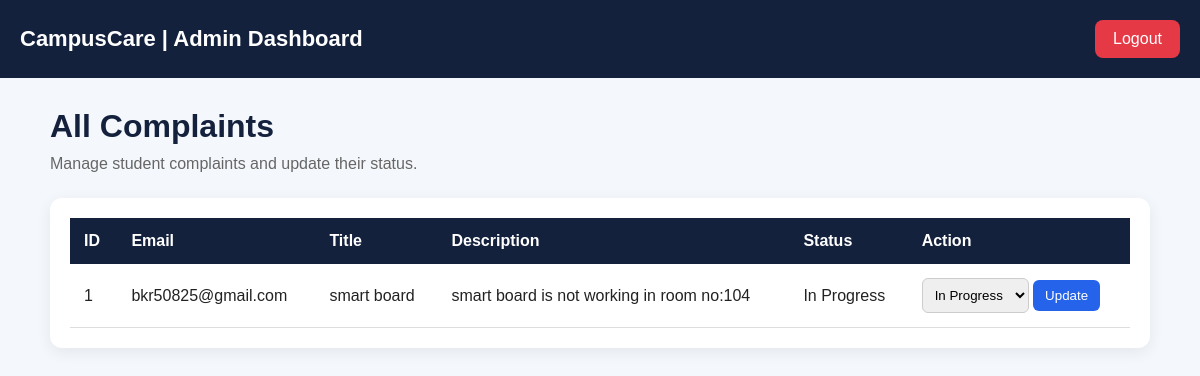
The page /admin_d (signed in) on the database as committed earlier.
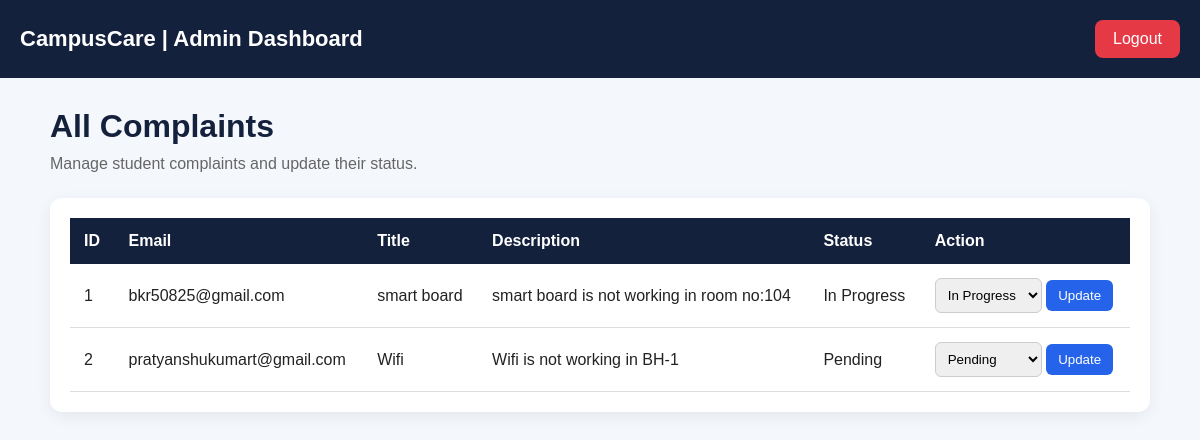
The same page on the database as committed later.
### tables this page shows
CREATE TABLE complaints(
        id INTEGER PRIMARY KEY AUTOINCREMENT,
        email TEXT,
        title TEXT,
        description TEXT,
        status TEXT
    );

### app.py (the view)
@app.route("/admin_d")
def admin_dashboard():
    if "admin" not in session:
        return redirect("/admin.")
    con = db()
    complaints = con.execute(
        "SELECT * FROM complaints"
    ).fetchall()
    con.close()
    return render_template(
        "/admin_d.html",
        complaints=complaints
    )

### app.py (called while the page is built)
def db():
    return sqlite3.connect("campuscare.db")

### templates/admin_d.html (shortened to what this page needs)
<!DOCTYPE html>
<html lang="en">
<head>
    <link rel="stylesheet" href="/static/admin.css">
</head>
<body>
    <div class="navbar">
        <h2>CampusCare | Admin Dashboard</h2>
        <a href="/logout" class="logout">Logout</a>
    </div>
    <div class="container">
        <h1>All Complaints</h1>
        <p class="subtitle">
            Manage student complaints and update their status.
        </p>
        <div class="table-box">
            <table>
                <thead>
                    <tr>
                        <th>ID</th>
                        <th>Email</th>
                        <th>Title</th>
                        <th>Description</th>
                        <th>Status</th>
                        <th>Action</th>
                    </tr>
                </thead>
                <tbody>
                    {% for complaint in complaints %}
                    <tr>
                        <td>{{ complaint[0] }}</td>
                        <td>{{ complaint[1] }}</td>
                        <td>{{ complaint[2] }}</td>
                        <td>{{ complaint[3] }}</td>
                        <td>{{ complaint[4] }}</td>
                        <td>
                            <form method="POST"
                                  action="/update/{{ complaint[0] }}">
                                <select name="status" required>
                                    <option value="Pending"
                                        {% if complaint[4] == "Pending" %}selected{% endif %}>
                                        Pending
                                    </option>
                                    <option value="In Progress"
                                        {% if complaint[4] == "In Progress" %}selected{% endif %}>
                                        In Progress
                                    </option>
                                </select>
                                <button type="submit">
                                    Update
                                </button>
                            </form>
                        </td>
                    </tr>
                    {% else %}
                    <tr>
                        <td colspan="6" class="empty">
                            No complaints submitted yet.
                        </td>
                    </tr>
                    {% endfor %}
                </tbody>
            </table>
        </div>
    </div>
</body>
</html>

### static/admin.css (style rules this page uses)
* { margin: 0; padding: 0; box-sizing: border-box; font-family: Arial, sans-serif; }
body { background: #f4f7fb; color: #222; }
.navbar { background: #14213d; color: white; padding: 20px; display: flex; justify-content: space-between; align-items: center; flex-wrap: wrap; gap: 15px; }
.navbar h2 { font-size: 22px; }
.logout { background: #e63946; color: white; padding: 10px 18px; text-decoration: none; border-radius: 8px; }
.container { width: 95%; max-width: 1100px; margin: 30px auto; }
h1 { margin-bottom: 10px; color: #14213d; }
.subtitle { color: #666; margin-bottom: 25px; }
.table-box { background: white; padding: 20px; border-radius: 12px; box-shadow: 0 4px 15px #00000012; overflow-x: auto; }
table { width: 100%; border-collapse: collapse; min-width: 650px; }
th { background: #14213d; color: white; padding: 14px; text-align: left; }
td { padding: 14px; border-bottom: 1px solid #ddd; }
select { padding: 8px; border: 1px solid #ccc; border-radius: 6px; }
button { background: #2563eb; color: white; border: none; padding: 8px 12px; border-radius: 6px; cursor: pointer; }

Rows that differ between the two databases and show on the page:
added complaints: id "2", email "pratyanshukumart@gmail.com", title "Wifi", description "Wifi is not working in BH-1", status "Pending"
